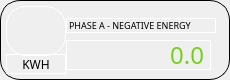
                    <widget class="QFrame" name="horizontalFrame_56">
                     <property name="minimumSize">
                      <size>
                       <width>230</width>
                       <height>80</height>
                      </size>
                     </property>
                     <property name="maximumSize">
                      <size>
                       <width>230</width>
                       <height>80</height>
                      </size>
                     </property>
                     <property name="styleSheet">
                      <string notr="true">border: 1px solid #000000;
border-radius: 20px;</string>
                     </property>
                     <layout class="QHBoxLayout" name="horizontalLayout_77">
                      <property name="spacing">
                       <number>0</number>
                      </property>
                      <property name="leftMargin">
                       <number>5</number>
                      </property>
                      <property name="topMargin">
                       <number>5</number>
                      </property>
                      <property name="rightMargin">
                       <number>5</number>
                      </property>
                      <property name="bottomMargin">
                       <number>5</number>
                      </property>
                      <item>
                       <layout class="QVBoxLayout" name="verticalLayout_123">
                        <property name="spacing">
                         <number>0</number>
                        </property>
                        <item>
                         <widget class="QLabel" name="label_167">
                          <property name="sizePolicy">
                           <sizepolicy hsizetype="Preferred" vsizetype="Preferred">
                            <horstretch>0</horstretch>
                            <verstretch>0</verstretch>
                           </sizepolicy>
                          </property>
                          <property name="minimumSize">
                           <size>
                            <width>60</width>
                            <height>50</height>
                           </size>
                          </property>
                          <property name="maximumSize">
                           <size>
                            <width>60</width>
                            <height>50</height>
                           </size>
                          </property>
                          <property name="styleSheet">
                           <string notr="true">border-color: rgb(255, 255, 255);
image: url(:/icons/battery.png);</string>
                          </property>
                          <property name="text">
                           <string/>
                          </property>
                         </widget>
                        </item>
                        <item>
                         <widget class="QLabel" name="label_168">
                          <property name="sizePolicy">
                           <sizepolicy hsizetype="Fixed" vsizetype="Fixed">
                            <horstretch>0</horstretch>
                            <verstretch>0</verstretch>
                           </sizepolicy>
                          </property>
                          <property name="minimumSize">
                           <size>
                            <width>60</width>
                            <height>20</height>
                           </size>
                          </property>
                          <property name="maximumSize">
                           <size>
                            <width>60</width>
                            <height>20</height>
                           </size>
                          </property>
                          <property name="font">
                           <font>
                            <family>Gilroy</family>
                           </font>
                          </property>
                          <property name="styleSheet">
                           <string notr="true">border-color: rgb(255, 255, 255);</string>
                          </property>
                          <property name="text">
                           <string>KWH</string>
                          </property>
                          <property name="alignment">
                           <set>Qt::AlignCenter</set>
                          </property>
                         </widget>
                        </item>
                       </layout>
                      </item>
                      <item>
                       <layout class="QVBoxLayout" name="verticalLayout_124">
                        <property name="spacing">
                         <number>5</number>
                        </property>
                        <property name="topMargin">
                         <number>10</number>
                        </property>
                        <property name="rightMargin">
                         <number>10</number>
                        </property>
                        <item>
                         <widget class="QLabel" name="label_169">
                          <property name="sizePolicy">
                           <sizepolicy hsizetype="Fixed" vsizetype="Fixed">
                            <horstretch>0</horstretch>
                            <verstretch>0</verstretch>
                           </sizepolicy>
                          </property>
                          <property name="minimumSize">
                           <size>
                            <width>150</width>
                            <height>15</height>
                           </size>
                          </property>
                          <property name="maximumSize">
                           <size>
                            <width>150</width>
                            <height>15</height>
                           </size>
                          </property>
                          <property name="font">
                           <font>
                            <family>Gilroy</family>
                            <pointsize>7</pointsize>
                           </font>
                          </property>
                          <property name="styleSheet">
                           <string notr="true">border-color: rgb(255, 255, 255);</string>
                          </property>
                          <property name="text">
                           <string>PHASE A - NEGATIVE ENERGY</string>
                          </property>
                         </widget>
                        </item>
                        <item>
                         <widget class="QLabel" name="ne_a_1">
                          <property name="sizePolicy">
                           <sizepolicy hsizetype="Fixed" vsizetype="Fixed">
                            <horstretch>0</horstretch>
                            <verstretch>0</verstretch>
                           </sizepolicy>
                          </property>
                          <property name="minimumSize">
                           <size>
                            <width>145</width>
                            <height>30</height>
                           </size>
                          </property>
                          <property name="maximumSize">
                           <size>
                            <width>145</width>
                            <height>30</height>
                           </size>
                          </property>
                          <property name="font">
                           <font>
                            <family>Gilroy</family>
                            <pointsize>18</pointsize>
                           </font>
                          </property>
                          <property name="styleSheet">
                           <string notr="true">color: rgb(115, 210, 22);
border-color: rgb(255, 255, 255);</string>
                          </property>
                          <property name="text">
                           <string>0.0</string>
                          </property>
                          <property name="alignment">
                           <set>Qt::AlignRight|Qt::AlignTrailing|Qt::AlignVCenter</set>
                          </property>
                         </widget>
                        </item>
                       </layout>
                      </item>
                     </layout>
                    </widget>
